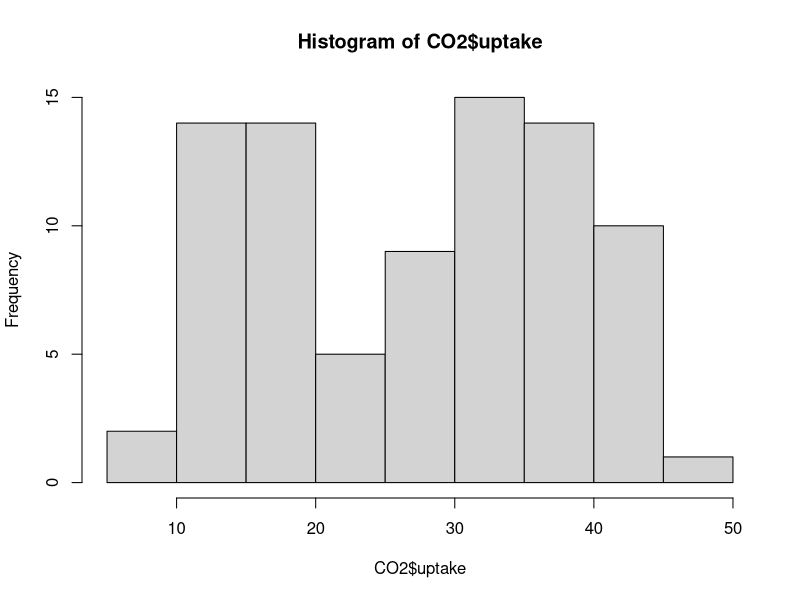

R code for this plot:
#Non parametric version of t-tests:
# examine the difference in median values bw  distributions

data("CO2")
head(CO2)
str(CO2)
hist(CO2$uptake)

# Shapiro-Wilk normality test 
#H0: data are normally distributed
shapiro.test(CO2$uptake) #data arenot normally distributed distributed


#Mann-whitney U test: unpaired data
## compare uptake for chilled and non-chilled
## independent samples
chill = CO2$uptake[CO2$Treatment == 'chilled']
nonchill = CO2$uptake[CO2$Treatment == 'nonchilled']

wilcox.test(chill, nonchill) 
wilcox.test(CO2$uptake~CO2$Treatment) #treatment is factor


#Wilcoxon Signed-Rank Test: paired data
library(MASS) 

head(immer)#wheat yield in 1931 and 32

wilcox.test(immer$Y1, immer$Y2, paired=TRUE) 
#H0: yields of the two sample years are identical populations
